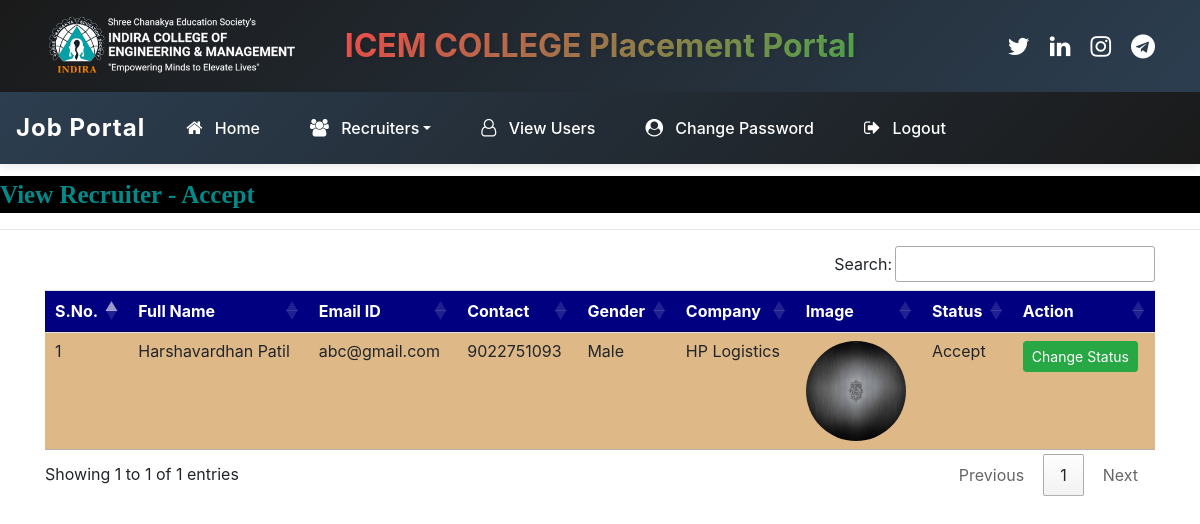
The app's page /recruiter_accepted (signed in) with its own data.
### job/models.py (models this page shows, shortened)
class Recruiter(models.Model):
    user = models.ForeignKey(User,on_delete=models.CASCADE)
    mobile = models.CharField(max_length=15,null=True)
    image = models.FileField(null=True)
    gender = models.CharField(max_length=10,null=True)
    company= models.CharField(max_length=100,null=True)
    type = models.CharField(max_length=15,null=True)
    status = models.CharField(max_length=20, null=True)

### job/views.py (the view)
# urls.py: path('recruiter_accepted',recruiter_accepted,name="recruiter_accepted"),
def recruiter_accepted(request):
    if not request.user.is_authenticated:
        return redirect('admin_login')
    data = Recruiter.objects.filter(status='Accept')
    d = {'data':data}
    return render(request,'recruiter_accepted.html',d)

### job/templates/recruiter_accepted.html
{% load static %}
{% block body %}
{% include 'admin_navigation.html' %}
<marquee style = "font-family : 'Monotype Corsiva' ; font-size : 25px ; color : darkcyan ; background-color : black ; font-weight : bold ; margin-top:1%">
    View Recruiter - Accept
</marquee>
<hr>
<div class="container">
<table class="table table-hover" id="example">
    <thead>
    <tr style = "background-color : #000080 ; color : white">
        <th>S.No.</th>
        <th>Full Name</th>
        <th>Email ID</th>
        <th>Contact</th>
        <th>Gender</th>
        <th>Company</th>
        <th>Image</th>
        <th>Status</th>
        <th>Action</th>
    </tr>
    </thead>
    <tbody>
    {% for i in data %}
    <tr style = "background-color : #DEB887">
        <td>{{forloop.counter}}</td>
        <td>{{i.user.first_name}} {{i.user.last_name}}</td>
        <td>{{i.user.username}}</td>
        <td>{{i.mobile}}</td>
        <td>{{i.gender}}</td>
        <td>{{i.company}}</td>
        <td><img src = "{{i.image.url}}" style="width:100px ; height : 100px ; border-radius:50%"></td>
        <td>{{i.status}}</td>
        <td><a href="{% url 'change_status' i.id %}" class="btn btn-success btn-sm" >Change Status</a></td>
    </tr>
    {% endfor %}
    </tbody>
</table>
</div>
{% endblock %}

### records on screen
Recruiter: user.first_name "Harshavardhan", user.last_name "Patil", user.username "abc@gmail.com", mobile "9022751093", gender "Male", company "HP Logistics", image (picture), status "Accept"
